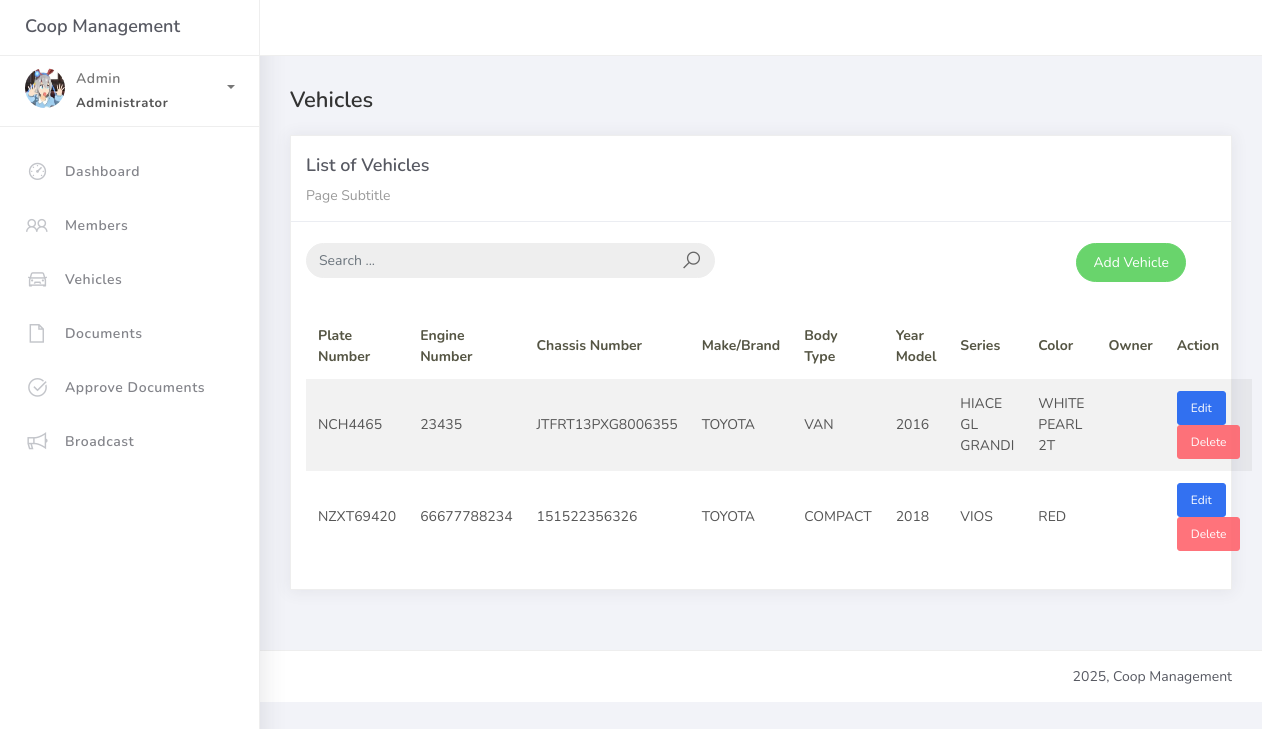
The app's page /vehicles/ (signed in), older data.
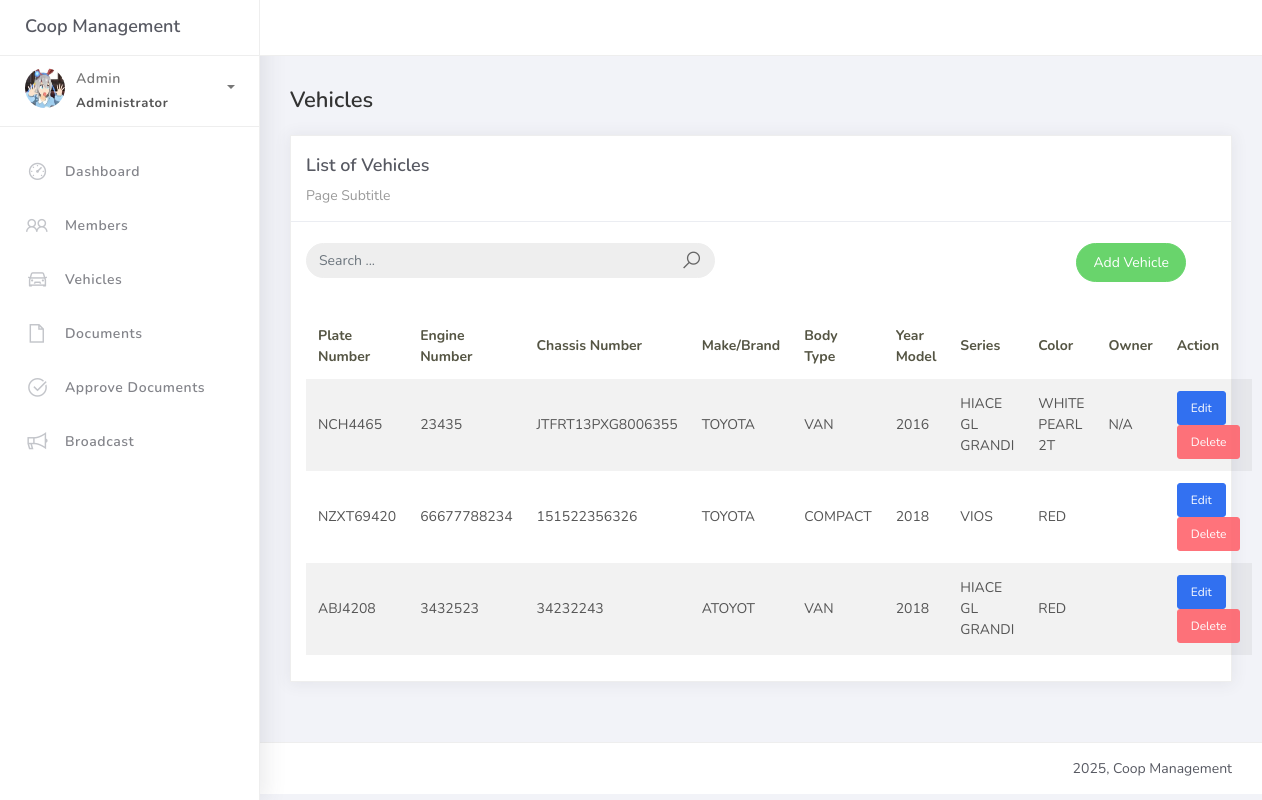
The same page, newer data.
### coop/models.py (models this page shows, shortened)
class Vehicle(models.Model):
    plate_number = models.CharField(max_length=20, unique=True)
    engine_number = models.CharField(max_length=50, blank=True, null=True)
    chassis_number = models.CharField(max_length=50, blank=True, null=True)
    make_brand = models.CharField(max_length=100, blank=True, null=True)
    body_type = models.CharField(max_length=50, default="van", editable=False)
    year_model = models.PositiveIntegerField(blank=True, null=True)
    series = models.CharField(max_length=50, blank=True, null=True)
    color = models.CharField(max_length=30, blank=True, null=True)
    member = models.ForeignKey(Member, on_delete=models.SET_NULL, null=True, blank=True, related_name="vehicles")

### coop/views.py (the view, shortened to what this page needs)
# urls.py: path("vehicles/", views.VehicleListView.as_view(), name="vehicle_list"),
@method_decorator(login_required, name='dispatch')
class VehicleListView(ListView):
    model = Vehicle
    template_name = "vehiclelist.html"
    context_object_name = "object_list"
    paginate_by = 10
    def get_queryset(self):
        queryset = super().get_queryset()
        q = self.request.GET.get("q", "")
        return queryset
    def render_to_response(self, context, **response_kwargs):
        if self.request.headers.get('x-requested-with') == 'XMLHttpRequest':
            html = render_to_string(
                "includes/vehicle_table_rows.html", context, request=self.request
            )
            return JsonResponse({'html': html})
        return super().render_to_response(context, **response_kwargs)

### templates/vehiclelist.html (shortened to what this page needs)
{% extends 'base.html' %}
{% load static %}
{% block content %}
<div class="content">
    <div class="container-fluid">
        <h4 class="page-title">Vehicles</h4>
        <div class="row">
            <div class="col-md-12">
                <div class="card">
                    <div class="card-header">
                        <div class="card-title">List of Vehicles</div>
                        <div class="card-category">Page Subtitle</div>
                    </div>
                    <br />
                    <div class="col-md-12 row">
                        <div class="col-md-6">
                            <form class="navbar-left navbar-form nav-search mr-md-3" action="{% url 'vehicle_list' %}">
                                <div class="input-group">
                                    <input type="text" id="vehicle-search" placeholder="Search ..." class="form-control" name="q" autocomplete="off" />
                                    <div class="input-group-append">
                                        <span class="input-group-text">
                                            <i class="la la-search search-icon"></i>
                                        </span>
                                    </div>
                                </div>
                            </form>
                        </div>
                        <div class="col-md-6">
                            <div class="pull-right">
                                <a href="{% url 'vehicle_add' %}" class="btn btn-success btn-rounded"> Add Vehicle</a>
                            </div>
                        </div>
                    </div>
                    <div class="card-body">
                        <div id="vehicle-table-container">
                            <table class="table table-striped mt-3">
                                <thead>
                                    <tr>
                                        <th>Plate Number</th>
                                        <th>Engine Number</th>
                                        <th>Chassis Number</th>
                                        <th>Make/Brand</th>
                                        <th>Body Type</th>
                                        <th>Year Model</th>
                                        <th>Series</th>
                                        <th>Color</th>
                                        <th>Owner</th>
                                        <th>Action</th>
                                    </tr>
                                </thead>
                                <tbody id="vehicle-table-body">
                                    {% include "includes/vehicle_table_rows.html" %}
                                </tbody>
                            </table>
                        </div>
                    </div>
                </div>
            </div>
        </div>
    </div>
</div>
{% endblock %}

### templates/includes/vehicle_table_rows.html
{% for vehicle in object_list %}
<tr>
    <td>{{ vehicle.plate_number }}</td>
    <td>{{ vehicle.engine_number }}</td>
    <td>{{ vehicle.chassis_number }}</td>
    <td>{{ vehicle.make_brand }}</td>
    <td>{{ vehicle.body_type }}</td>
    <td>{{ vehicle.year_model }}</td>
    <td>{{ vehicle.series }}</td>
    <td>{{ vehicle.color }}</td>
    <td>
        {% if vehicle.member %}
            {{ vehicle.member.name }}
        {% else %}
            N/A
        {% endif %}
    </td>
    <td>
    <a href="{% url 'vehicle_edit' vehicle.pk %}" class="btn btn-sm btn-primary">Edit</a>
    <a href="{% url 'vehicle_delete' vehicle.pk %}" class="btn btn-sm btn-danger">Delete</a>
    </td>
</tr>
{% empty %}
<tr>
    <td colspan="10">No vehicles found.</td>
</tr>
{% endfor %}

Row changes from the older to the newer data that the page shows:
changed Vehicle "NCH4465": now shows "N/A"
added Vehicle: plate_number "ABJ4208", engine_number "3432523", chassis_number "34232243", make_brand "ATOYOT", body_type "VAN", year_model "2018", series "HIACE GL GRANDI", color "RED"
